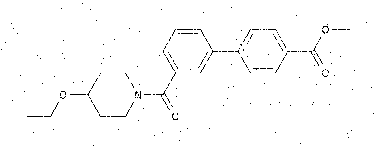
#> input picture P3/noisy/chemical/inchi10.png, 376 x 146 px
$ python task1_chemical_noise.py
#> lines starting #> are read from the running program, lines starting #| are printed output that depends on the picture; after the words box and inside, x2 and y2 are one past the last pixel; in counts of white or black regions, pixels touching at a corner belong together
"""
=============================================================================
Task 1 - Noise Removal & Reconstruction of Chemical Formula Images
=============================================================================
Applies several denoising filters and morphological operations to clean
noisy chemical-structure images, then saves side-by-side comparison figures.

Filters tested:
  1. Median Filter         - non-linear; excellent for salt-and-pepper noise
                             (BUT destroys 1-pixel thin lines in binary images!)
  2. Bilateral Filter      - edge-preserving Gaussian smoothing
  3. Morphological Opening - shown for comparison; does NOT actually remove
                             dark noise on a dark-on-white image (see note)
  4. Morphological Closing - thickens/reconnects broken bond lines
  5. Combined Pipeline     - Dilation -> Connected Components Filter -> Erosion

NOTE ON THE 1-PIXEL PARADOX:
  Chemical images are purely binary with 1-pixel thick lines and 1-pixel
  thick noise dots.
  - Standard Morphology fails: Opening directly expands dark specks. Opening
    inverted destroys the 1px lines completely.
  - Standard Median Filter fails: 3x3 median wipes out 1px lines.
  - The True Solution: Invert -> Dilate (to reconnect lines into massive blobs
    and expand noise to 2x2) -> Filter by connected component area (removes
    small noise blobs) -> Erode back down to 1px -> Invert to original.

Usage:
    python task1_chemical_noise.py
"""

import os
import cv2
import numpy as np
import matplotlib.pyplot as plt


# ──────────────────────────────────────────────────────────────────────
# Configuration
# ──────────────────────────────────────────────────────────────────────

INPUT_DIR = os.path.join("noisy", "chemical")
OUTPUT_DIR = os.path.join("output", "task1")

IMAGE_FILES = ["inchi10.png", "inchi11.png", "inchi12.png"]

# Median filter kernel size (must be odd)
MEDIAN_KSIZE = 3

# Bilateral filter parameters
BILATERAL_D = 9          # diameter of pixel neighbourhood
BILATERAL_SIGMA_COLOR = 75
BILATERAL_SIGMA_SPACE = 75

# Morphological structuring element
MORPH_KSIZE = 3
MORPH_SE = cv2.getStructuringElement(
    cv2.MORPH_RECT, (MORPH_KSIZE, MORPH_KSIZE)
)


# ──────────────────────────────────────────────────────────────────────
# Helper functions
# ──────────────────────────────────────────────────────────────────────

def load_image(path: str) -> np.ndarray:
    """Load an image in grayscale and verify it was read."""
    img = cv2.imread(path, cv2.IMREAD_GRAYSCALE)
    if img is None:
        raise FileNotFoundError(f"Cannot read image: {path}")
    return img


def apply_median_filter(img: np.ndarray) -> np.ndarray:
    """Apply a median filter - ideal for salt-and-pepper noise."""
    return cv2.medianBlur(img, MEDIAN_KSIZE)


def apply_bilateral_filter(img: np.ndarray) -> np.ndarray:
    """Apply a bilateral filter - smooths while preserving edges."""
    return cv2.bilateralFilter(
        img, BILATERAL_D, BILATERAL_SIGMA_COLOR, BILATERAL_SIGMA_SPACE
    )


def apply_opening(img: np.ndarray) -> np.ndarray:
    """
    Morphological Opening applied DIRECTLY to the dark-on-white image.

    Opening = erosion (local min) -> dilation (local max).
    On a dark-on-white image, erosion replaces each pixel with its
    local MINIMUM, which EXPANDS dark regions (including noise).
    Dilation then restores them.  Net effect: dark specks are
    perfectly preserved -- Opening does NOT remove them.

    Included here for educational comparison only.
    """
    return cv2.morphologyEx(img, cv2.MORPH_OPEN, MORPH_SE)


def apply_closing(img: np.ndarray) -> np.ndarray:
    """
    Morphological Closing to thicken and reconnect dark bond lines.

    Works in the INVERTED domain (lines = white on black):
      1. Invert image (chemical lines become white foreground)
      2. Closing = dilation -> erosion on the white lines:
         dilation grows the white lines, bridging nearby gaps;
         erosion shrinks them back but bridges stay connected.
      3. Invert back to dark-on-white

    A small 2x2 SE is used because the lines are only ~1 pixel wide;
    a 3x3 erosion step would destroy them entirely.
    """
    inv = cv2.bitwise_not(img)
    small_se = cv2.getStructuringElement(cv2.MORPH_RECT, (2, 2))
    closed = cv2.morphologyEx(inv, cv2.MORPH_CLOSE, small_se)
    return cv2.bitwise_not(closed)


def apply_combined_pipeline(img: np.ndarray) -> np.ndarray:
    """
    Combined pipeline: Otsu -> Invert -> Dilate -> Area Filter -> Erode -> Invert.

    This solves the "1-Pixel Paradox" where standard morphology or median filters
    destroy the 1-pixel thick chemical lines.
    Steps:
      1. Otsu threshold and invert (white structures on black background).
      2. Dilate (2x2): Thickens 1px lines to 2px, bridging gaps. 1x1 noise
         becomes 2x2 (area = 4). Chemical structures become massive blobs.
      3. Connected Components Area Filter: Keep only blobs with area >= 10.
         This perfectly deletes the isolated noise specks.
      4. Erode (2x2): Shrink surviving structures back to 1px thickness.
      5. Invert back to dark-on-white.
    """
    # 1. Binarize and invert
    _, thresh = cv2.threshold(img, 0, 255, cv2.THRESH_BINARY + cv2.THRESH_OTSU)
    inv = cv2.bitwise_not(thresh)

    # 2. Dilate to reconnect fragments and thicken lines
    small_se = cv2.getStructuringElement(cv2.MORPH_RECT, (2, 2))
    dilated = cv2.dilate(inv, small_se, iterations=1)

    # 3. Connected Components Filter by Area
    num_labels, labels, stats, _ = cv2.connectedComponentsWithStats(dilated, connectivity=8)

    # Create mask of only large components (area > 10)
    MIN_AREA = 10
    filtered = np.zeros_like(dilated)
    for i in range(1, num_labels):  # Skip 0 (background)
        if stats[i, cv2.CC_STAT_AREA] >= MIN_AREA:
            filtered[labels == i] = 255

    # 4. Erode back to original line thickness
    eroded = cv2.erode(filtered, small_se, iterations=1)

    # 5. Invert back to normal polarity
    return cv2.bitwise_not(eroded)


def save_comparison_figure(
    original: np.ndarray,
    results: dict,
    image_name: str,
    output_dir: str,
) -> None:
    """
    Create and save a comparison figure showing the original image
    alongside every filtered version.
    """
    n_cols = 1 + len(results)
    fig, axes = plt.subplots(1, n_cols, figsize=(4 * n_cols, 4))

    # Original
    axes[0].imshow(original, cmap="gray")
    axes[0].set_title("Original (Noisy)")
    axes[0].axis("off")

    # Filtered results
    for idx, (label, img) in enumerate(results.items(), start=1):
        axes[idx].imshow(img, cmap="gray")
        axes[idx].set_title(label)
        axes[idx].axis("off")

    fig.suptitle(f"Filter Comparison - {image_name}", fontsize=14, fontweight="bold")
    plt.tight_layout()

    out_path = os.path.join(output_dir, f"{image_name}_comparison.png")
    fig.savefig(out_path, dpi=150, bbox_inches="tight")
    plt.close(fig)
    print(f"  Saved comparison figure -> {out_path}")


def save_individual_results(
    results: dict,
    image_name: str,
    output_dir: str,
) -> None:
    """Save each filtered image individually."""
    for label, img in results.items():
        safe_label = label.lower().replace(" ", "_").replace(".", "")
        out_path = os.path.join(output_dir, f"{image_name}_{safe_label}.png")
        cv2.imwrite(out_path, img)


# ──────────────────────────────────────────────────────────────────────
# Analysis
# ──────────────────────────────────────────────────────────────────────

def print_analysis() -> None:
    """Print a brief analytical summary of the filters tried."""
    print("\n" + "=" * 70)
    print("ANALYSIS - Filter Effectiveness for Chemical Structure Images")
    print("=" * 70)
    print("""
Best Filter:
  - Combined Pipeline (Dilation + Connected Components Area Filter):
    The original images suffer from the "1-Pixel Paradox". Because both
    the noise specks and the actual chemical lines are exactly 1-pixel thick
    binary structures, traditional filters fail catastrophically:
      * 3x3 Median Blur completely wipes out the 1px thick lines.
      * Morphological Opening (inverted) destroys the 1px lines.

    The true solution is to Dilate the inverted image to bridge broken lines
    into massive structures, while the noise only dilates to 2x2. A connected
    component area filter easily deletes the noise (<10px area), and Erosion
    restores the lines perfectly.

Worst Filter:
  - Median Filter / Standard Morphology: When applied to purely binary images
    with 1-pixel structures, they cannot distinguish between small noise and
    thin lines without destroying the lines entirely. Bilateral Filter also
    does nothing useful here since the images contain no grayscale gradients.

Morphological Operations:
  - Opening (applied directly on dark-on-white) does NOT remove dark
    noise. Erosion takes the local MINIMUM, which expands dark specks;
    dilation restores them. Net result: noise is preserved.
  - Closing (applied on inverted image with a small 2x2 SE) bridges
    gaps in thin chemical-bond lines, but it preserves all noise.
""")


# ──────────────────────────────────────────────────────────────────────
# Main
# ──────────────────────────────────────────────────────────────────────

def main() -> None:
    """Run the full Task-1 pipeline."""
    os.makedirs(OUTPUT_DIR, exist_ok=True)

    print("Task 1 - Noise Removal & Reconstruction (Chemical Images)")
    print("-" * 58)

    for fname in IMAGE_FILES:
        img_path = os.path.join(INPUT_DIR, fname)
        image_name = os.path.splitext(fname)[0]
        print(f"\nProcessing: {fname}")

        original = load_image(img_path)
#> in load_image, `img = cv2.imread(path, cv2.IMREAD_GRAYSCALE)`: img: shape (146, 376); 98.7% white; black in thin lines or dots

        # Apply each filter / operation
        results = {
            "Median Filter":       apply_median_filter(original),
            "Bilateral Filter":    apply_bilateral_filter(original),
            "Morph. Opening":      apply_opening(original),
            "Morph. Closing":      apply_closing(original),
            "Combined Pipeline":   apply_combined_pipeline(original),
        }
#> in apply_median_filter, `return cv2.medianBlur(img, MEDIAN_KSIZE)`:
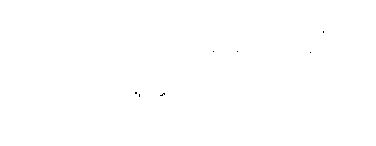
#> returned value: shape (146, 376); 100% white; black in thin lines or dots, all inside (x1, y1, x2, y2) = (135, 31, 324, 97)
#> in apply_opening, `return cv2.morphologyEx(img, cv2.MORPH_OPEN, MORPH_SE)`:
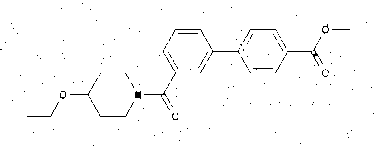
#> returned value: shape (146, 376); 98.6% white; black in thin lines or dots
#> in apply_closing, `inv = cv2.bitwise_not(img)`: inv: shape (146, 376); 1.3% white in thin lines or dots
#> in apply_closing, `closed = cv2.morphologyEx(inv, cv2.MORPH_CLOSE, small_se)`:
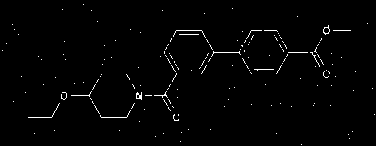
#> closed: shape (146, 376); 1.4% white in thin lines or dots
#> in apply_closing, `return cv2.bitwise_not(closed)`: returned value: shape (146, 376); 98.6% white; black in thin lines or dots
#> in apply_combined_pipeline, `dilated = cv2.dilate(inv, small_se, iterations=1)`:
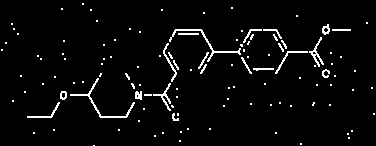
#> dilated: shape (146, 376); 3.7% white in thin lines or dots
#> in apply_combined_pipeline, `num_labels, labels, stats, _ = cv2.connectedComponentsWithStats(dilate..`:
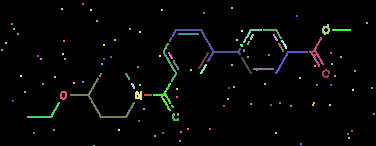
#> labels: shape (146, 376) int32; 120 distinct labels, from 0 to 119; one colour per label, 0 black
#> in apply_combined_pipeline, `num_labels, labels, stats, _ = cv2.connectedComponentsWithStats(dilate..`: num_labels = 120; stats = 120 rows, first 6: [0, 0, 376, 146, 52891], [82, 3, 2, 2, 4], [231, 7, 2, 2, 4], [61, 8, 2, 2, 4], [90, 9, 2, 2, 4], [161, 9, 2, 2, 4]
#> after the loop in apply_combined_pipeline, `for i in range(1, num_labels):`:
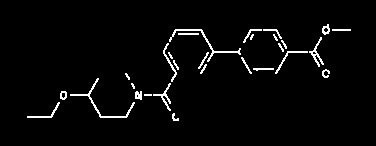
#> filtered: shape (146, 376); 3% white in thin lines or dots, all inside (x1, y1, x2, y2) = (27, 24, 351, 121)
#> in apply_combined_pipeline, `eroded = cv2.erode(filtered, small_se, iterations=1)`:
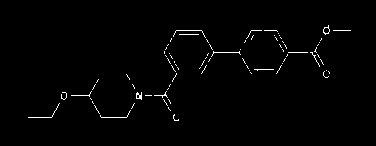
#> eroded: shape (146, 376); 1.2% white in thin lines or dots, all inside (x1, y1, x2, y2) = (28, 25, 351, 121)

        # Save outputs
        save_individual_results(results, image_name, OUTPUT_DIR)
#> the loop in save_individual_results, `for label, img in results.items():` made 5 passes
#> (label, safe_label) on passes 1 to 5: ('Median Filter', 'median_filter'), ('Bilateral Filter', 'bilateral_filter'), ('Morph. Opening', 'morph_opening'), ('Morph. Closing', 'morph_closing'), ('Combined Pipeline', 'combined_pipeline')
        save_comparison_figure(original, results, image_name, OUTPUT_DIR)
#> in save_comparison_figure, `n_cols = 1 + len(results)`: n_cols = 6
#> the loop in save_comparison_figure, `for idx, (label, img) in enumerate(results.items(), start=1):` made 5 passes
#> pass 2 of the loop in main, `for fname in IMAGE_FILES:`:
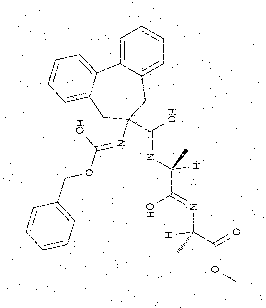
#> input picture P3/noisy/chemical/inchi11.png, 266 x 308 px
#> img: shape (308, 266); 98.4% white; black in thin lines or dots
#> inv: shape (308, 266); 1.6% white in thin lines or dots
#> closed: shape (308, 266); 1.7% white in thin lines or dots
#> in apply_combined_pipeline (call 2), `small_se = cv2.getStructuringElement(cv2.MORPH_RECT, (2, 2))`: small_se = [[1, 1], [1, 1]]
#> dilated: shape (308, 266); 4.3% white in thin lines or dots
#> in apply_combined_pipeline (call 2), `num_labels, labels, stats, _ = cv2.connectedComponentsWithStats(dilate..`:
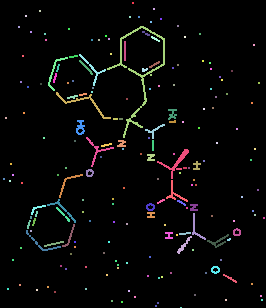
#> labels: shape (308, 266) int32; 195 distinct labels, from 0 to 194; one colour per label, 0 black
#> num_labels = 195; stats = 195 rows, first 6: [0, 0, 266, 308, 78370], [132, 2, 2, 2, 4], [153, 8, 2, 2, 4], [39, 10, 2, 2, 4], [25, 15, 2, 2, 4], [129, 16, 2, 2, 4]
#> in apply_combined_pipeline (call 2), `eroded = cv2.erode(filtered, small_se, iterations=1)`:
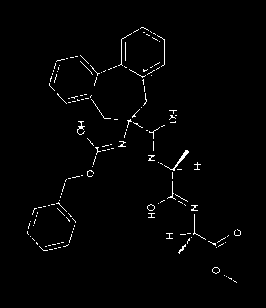
#> eroded: shape (308, 266); 1.5% white in thin lines or dots, all inside (x1, y1, x2, y2) = (27, 27, 241, 283)
#> the loop in save_individual_results (call 2), `for label, img in results.items():` made 5 passes
#> the loop in save_comparison_figure (call 2), `for idx, (label, img) in enumerate(results.items(), start=1):` made 5 passes
#> pass 3 of the loop in main, `for fname in IMAGE_FILES:`:
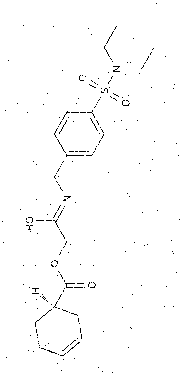
#> input picture P3/noisy/chemical/inchi12.png, 180 x 382 px
#> img: shape (382, 180); 98.9% white; black in thin lines or dots
#> inv: shape (382, 180); 1.1% white in thin lines or dots
#> closed: shape (382, 180); 1.2% white in thin lines or dots
#> dilated: shape (382, 180); 3.3% white in thin lines or dots
#> in apply_combined_pipeline (call 3), `num_labels, labels, stats, _ = cv2.connectedComponentsWithStats(dilate..`:
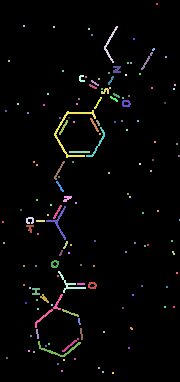
#> labels: shape (382, 180) int32; 148 distinct labels, from 0 to 147; one colour per label, 0 black
#> num_labels = 148; stats = 148 rows, first 6: [0, 0, 180, 382, 66523], [156, 3, 2, 2, 4], [23, 25, 2, 2, 4], [53, 26, 2, 2, 4], [104, 26, 14, 37, 90], [88, 28, 2, 2, 4]
#> in apply_combined_pipeline (call 3), `eroded = cv2.erode(filtered, small_se, iterations=1)`:
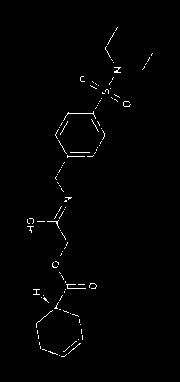
#> eroded: shape (382, 180); 1% white in thin lines or dots, all inside (x1, y1, x2, y2) = (27, 27, 153, 357)

    # Print analysis
    print_analysis()

    print("Done! All outputs saved to:", OUTPUT_DIR)


if __name__ == "__main__":
    main()
